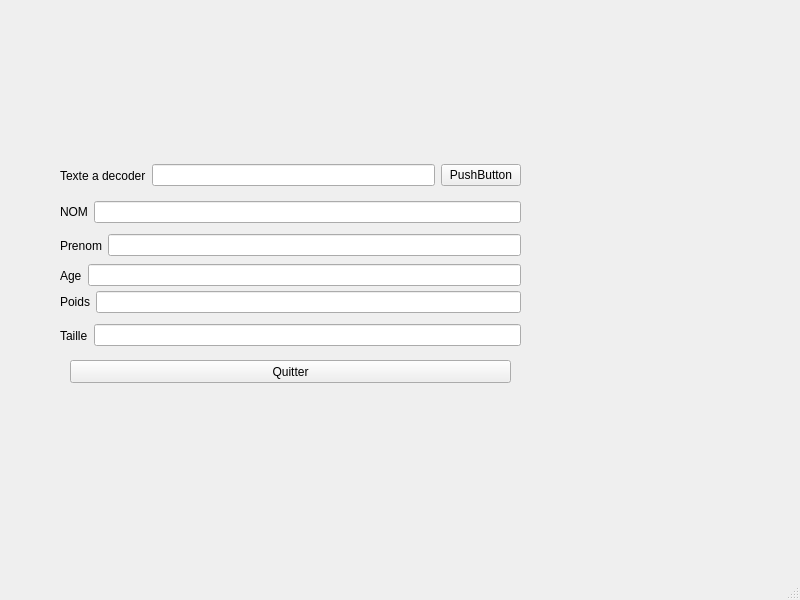
<?xml version="1.0" encoding="UTF-8"?>
<ui version="4.0">
 <class>spliterWidget</class>
 <widget class="QMainWindow" name="spliterWidget">
  <property name="geometry">
   <rect>
    <x>0</x>
    <y>0</y>
    <width>800</width>
    <height>600</height>
   </rect>
  </property>
  <property name="windowTitle">
   <string>spliterWidget</string>
  </property>
  <widget class="QWidget" name="centralwidget">
   <widget class="QPushButton" name="pushButton">
    <property name="geometry">
     <rect>
      <x>70</x>
      <y>360</y>
      <width>441</width>
      <height>23</height>
     </rect>
    </property>
    <property name="text">
     <string>Quitter</string>
    </property>
   </widget>
   <widget class="QWidget" name="horizontalLayoutWidget">
    <property name="geometry">
     <rect>
      <x>60</x>
      <y>160</y>
      <width>461</width>
      <height>31</height>
     </rect>
    </property>
    <layout class="QHBoxLayout" name="horizontalLayout">
     <item>
      <widget class="QLabel" name="labelDecoder">
       <property name="text">
        <string>Texte a decoder</string>
       </property>
      </widget>
     </item>
     <item>
      <widget class="QLineEdit" name="lineEditDecoder"/>
     </item>
     <item>
      <widget class="QPushButton" name="PushButtonDecoder">
       <property name="text">
        <string>PushButton</string>
       </property>
      </widget>
     </item>
    </layout>
   </widget>
   <widget class="QWidget" name="horizontalLayoutWidget_2">
    <property name="geometry">
     <rect>
      <x>60</x>
      <y>200</y>
      <width>461</width>
      <height>24</height>
     </rect>
    </property>
    <layout class="QHBoxLayout" name="horizontalLayout_2">
     <item>
      <widget class="QLabel" name="label_2">
       <property name="text">
        <string>NOM</string>
       </property>
      </widget>
     </item>
     <item>
      <widget class="QLineEdit" name="lineEditNom"/>
     </item>
    </layout>
   </widget>
   <widget class="QWidget" name="horizontalLayoutWidget_3">
    <property name="geometry">
     <rect>
      <x>60</x>
      <y>230</y>
      <width>461</width>
      <height>31</height>
     </rect>
    </property>
    <layout class="QHBoxLayout" name="horizontalLayout_3">
     <item>
      <widget class="QLabel" name="label_3">
       <property name="text">
        <string>Prenom</string>
       </property>
      </widget>
     </item>
     <item>
      <widget class="QLineEdit" name="lineEditPrenom"/>
     </item>
    </layout>
   </widget>
   <widget class="QWidget" name="horizontalLayoutWidget_4">
    <property name="geometry">
     <rect>
      <x>60</x>
      <y>260</y>
      <width>461</width>
      <height>31</height>
     </rect>
    </property>
    <layout class="QHBoxLayout" name="horizontalLayout_4">
     <item>
      <widget class="QLabel" name="label_6">
       <property name="text">
        <string>Age</string>
       </property>
      </widget>
     </item>
     <item>
      <widget class="QLineEdit" name="lineEditAge"/>
     </item>
    </layout>
   </widget>
   <widget class="QWidget" name="horizontalLayoutWidget_5">
    <property name="geometry">
     <rect>
      <x>60</x>
      <y>290</y>
      <width>461</width>
      <height>24</height>
     </rect>
    </property>
    <layout class="QHBoxLayout" name="horizontalLayout_5">
     <item>
      <widget class="QLabel" name="label_4">
       <property name="text">
        <string>Poids</string>
       </property>
      </widget>
     </item>
     <item>
      <widget class="QLineEdit" name="lineEditPoids"/>
     </item>
    </layout>
   </widget>
   <widget class="QWidget" name="horizontalLayoutWidget_6">
    <property name="geometry">
     <rect>
      <x>60</x>
      <y>320</y>
      <width>461</width>
      <height>31</height>
     </rect>
    </property>
    <layout class="QHBoxLayout" name="horizontalLayout_6">
     <item>
      <widget class="QLabel" name="label_5">
       <property name="text">
        <string>Taille</string>
       </property>
      </widget>
     </item>
     <item>
      <widget class="QLineEdit" name="lineEditTaille"/>
     </item>
    </layout>
   </widget>
  </widget>
  <widget class="QMenuBar" name="menubar">
   <property name="geometry">
    <rect>
     <x>0</x>
     <y>0</y>
     <width>800</width>
     <height>20</height>
    </rect>
   </property>
  </widget>
  <widget class="QStatusBar" name="statusbar"/>
 </widget>
 <resources/>
 <connections>
  <connection>
   <sender>pushButton</sender>
   <signal>clicked()</signal>
   <receiver>spliterWidget</receiver>
   <slot>close()</slot>
   <hints>
    <hint type="sourcelabel">
     <x>322</x>
     <y>567</y>
    </hint>
    <hint type="destinationlabel">
     <x>553</x>
     <y>561</y>
    </hint>
   </hints>
  </connection>
 </connections>
</ui>
